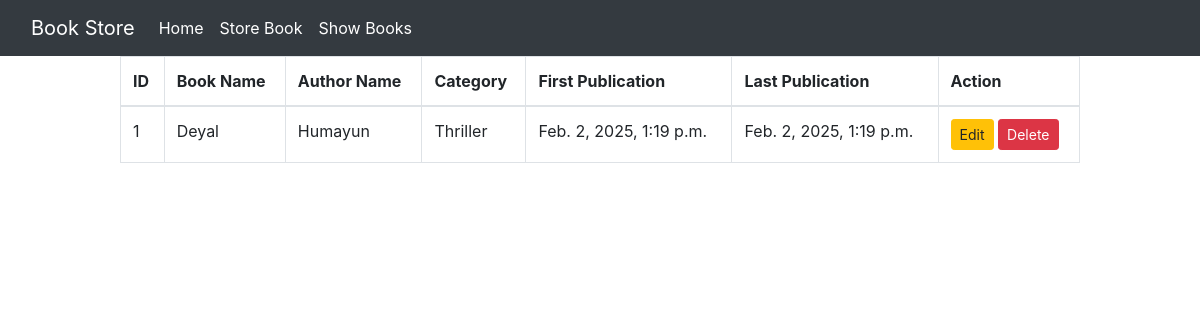
Screenshot of /book_details/1 with the database file from the repository.
### book/models.py (models this page shows)
class BookStoreModel(models.Model):
    CATEGORY = (
    ('Mystery', 'Mystery'),
    ('Thriller', 'Thriller'),
    ('Sci-Fi', 'Sci-Fi'),
    ('Humor', 'Humor'),
    ('Horror', 'Horror'),
    )
    id = models.IntegerField(primary_key = True)
    book_name = models.CharField(max_length=30)
    author_name = models.CharField(max_length=30)
    category = models.CharField(max_length=30,choices = CATEGORY)
    first_pub = models.DateTimeField(auto_now_add = True)
    last_pub  = models.DateTimeField(auto_now=True)

### book/views.py (the view)
# urls.py: path('book_details/<int:id>',views.BookDetailsView.as_view(),name='book_details'),
class BookDetailsView(DetailView):
    model = BookStoreModel
    template_name = 'book_details.html'
    context_object_name = 'item'
    pk_url_kwarg = 'id'

### book/templates/book_details.html
{% extends 'base.html' %}
{% block content %}
<div style="width:80%;margin:auto">
    <table class="table table-bordered">
        <thead>
          <tr>
            <th scope="col">ID</th>
            <th scope="col">Book Name</th>
            <th scope="col">Author Name</th>
            <th scope="col">Category</th>
            <th scope="col">First Publication</th>
            <th scope="col">Last Publication</th>
            <th scope="col">Action</th>
          </tr>
        </thead>
        <tbody>
            <tr>
                <td>{{item.id}}</td>
                <td>{{item.book_name}}</td>
                <td>{{item.author_name}}</td>
                <td>{{item.category}}</td>
                <td>{{item.first_pub}}</td>
                <td>{{item.last_pub}}</td>
                <td><a href=" {% url 'edit_book' id=item.id %}" class="btn btn-warning btn-sm">Edit</a> <a href=" {% url 'delete_book' id=item.id %}" class="btn btn-danger btn-sm">Delete</a></td>
            </tr>
        </tbody>
      </table>
</div>
{% endblock %}

### rows the page displays
BookStoreModel: id "1", book_name "Deyal", author_name "Humayun", category "Thriller", first_pub "Feb. 2, 2025, 1:19 p.m.", last_pub "Feb. 2, 2025, 1:19 p.m."
